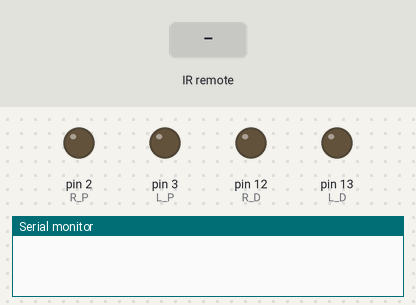
Recording of a sketch running on a simulated Arduino Uno, built with avr-gcc and run on an emulated ATmega328P. On the bench: output pins drawn as LEDs (lit = HIGH), the last lines printed to the serial monitor. The test bench sets the inputs (shaded band).

Above: at 1.2 s.
1.3 s: infrared code 0xFF629D received
At 2.5 s:
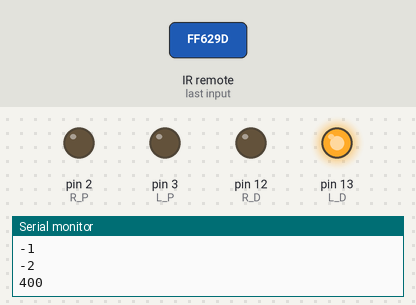
2.8 s: infrared code 0xFFA857 received
At 3.8 s:
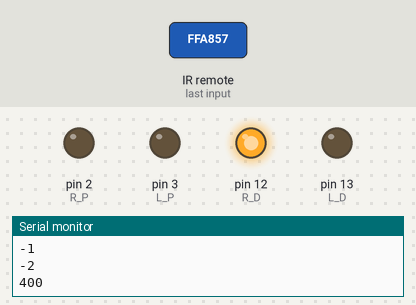
4.3 s: infrared code 0xFFC23D received
At 5.0 s:
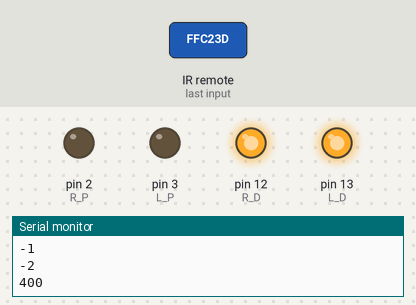
Timing chart, 0 to 7.3 s (numbered marks = the images above; inputs shaded):
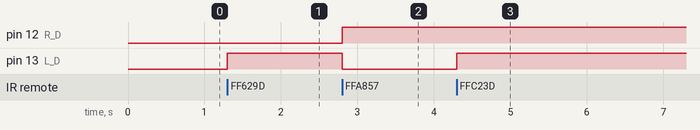

Measured:
- after the input at 1.3 s, pin 13 (L_D): LOW → HIGH at once
- after the input at 2.8 s, pin 12 (R_D): LOW → HIGH at once; pin 13 (L_D): HIGH → LOW at once
- after the input at 4.3 s, pin 13 (L_D): LOW → HIGH at once

The sketch:

motorlib_test.ino
```cpp
#include "Robot_Motion_Control.h"

#include <IRremoteInt.h>
#include <IRremote.h>

int ControlMode = 1;

int rcv = 10;

unsigned long volup = 16736925;
unsigned long voldown = 16754775;
unsigned long goleft= 1386468383;
unsigned long goright = 16761405;
unsigned long startstop = 16712445;

IRrecv irrecv(rcv);

decode_results results;

Motor_Mode test;
void setup()
{
Serial.begin(9600);
  pinMode(12, OUTPUT);
  pinMode(13, OUTPUT);
  pinMode(2, OUTPUT);
  pinMode(3, OUTPUT);
irrecv.enableIRIn();
//test.Turn_Left(500,6400);

}

void loop(){
 if(ControlMode == 1)
 {
  if(irrecv.decode(&results)){
    //if(results.value == volplus)
    switch(results.value)
    {
    case 16736925:
      {
      //Serial.println("Go Straight");
      test.set_wheel_mode(Forward);
      test.Motor_Run(500,800);
      break;
      }
    case 16754775:
      {
      //Serial.println("Go Back");
      test.set_wheel_mode(Backward);
      test.Motor_Run(500,800);
      break;
      }
    case 16720605:
      {
      //Serial.println("Turn Left");
      test.set_wheel_mode(LeftTurn);
      test.Motor_Run(500,800);
      break;
      }
    case 16761405:
      {
      //Serial.println("Turn Right");
      test.set_wheel_mode(RightTurn);
      test.Motor_Run(500,800);
      break;
      }
    case 16712445:
      {
      //Serial.println("Stop");

      break;
      }
    case 4294967295:
      {
      //Serial.println("Keep");
      //test.Motor_Run(500,800);
      break;
      }
    }

 // Serial.println(results.value);

  irrecv.resume();
  }
 }
}
```

Robot_Motion_Control.cpp
```cpp
#include "Robot_Motion_Control.h"
#include "Arduino.h"


	void Motor_Mode::Turn_Left(int dly, int pls)
	{
		set_wheel_mode(LeftTurn);
		Motor_Run(dly, pls);
	}
	void Motor_Mode::Turn_Right(int dly, int pls)
	{
		set_wheel_mode(RightTurn);
		Motor_Run(dly, pls);
	}
	void Motor_Mode::Go_Straight(int dly, int pls)
	{
		set_wheel_mode(Forward);
		Motor_Run(dly, pls);
	}
	void Motor_Mode::Go_Backward(int dly, int pls)
	{
		set_wheel_mode(Backward);
		Motor_Run(dly, pls);
	}
	void Motor_Mode::set_wheel_mode(Wheel_Mode motor_mode)
	{
		switch (motor_mode)
		{
		case Forward:
		{
			digitalWrite(R_D, LOW);
			digitalWrite(L_D, HIGH);
			break;
		}
		case Backward:
		{
			digitalWrite(R_D, HIGH);
			digitalWrite(L_D, LOW);
			break;
		}
		case LeftTurn:
		{
			digitalWrite(R_D, LOW);
			digitalWrite(L_D, LOW);
			break;
		}
		case RightTurn:
		{
			digitalWrite(R_D, HIGH);
			digitalWrite(L_D, HIGH);
			break;
		}
		default:
		{
			digitalWrite(R_D, LOW);
			digitalWrite(L_D, LOW);
		}
		}
	}
	void Motor_Mode::Motor_Run(int dly, int pls)
	{
		Run_Mode runmode;
		if ( pls < (Pulse_Rev << 1) )
		{
			runmode.Speed_Control(pls >> 1,Idle_Delay,dly);
			runmode.Speed_Control(pls >> 1,dly,Idle_Delay);
                        Serial.println(pls >> 1);
		}
		else
		{
			runmode.Speed_Control(Pulse_Rev, Idle_Delay, dly);
			runmode.Speed_Control(pls - (Pulse_Rev << 1),dly,dly);
			runmode.Speed_Control(Pulse_Rev, dly,Idle_Delay);
		}

	}


	void Run_Mode::Speed_Control(int pulse, int init_dly, int target_dly)
	{
		int AccK, ActualDelay=init_dly;
		AccK = (init_dly - target_dly)/pulse;
                Serial.println(AccK);
		AccK = AccK<0?AccK-1:AccK+1;
                Serial.println(AccK);
		while(pulse > 0)
		{
			send_pulse();
                        //Serial.println(pulse);
			delayMicroseconds(ActualDelay);
			ActualDelay -= AccK;
			pulse--;
			if((ActualDelay-init_dly)*(ActualDelay-target_dly) > 0) break;
		}
		while(pulse > 0)
		{
			send_pulse();
			delayMicroseconds(target_dly);
                        pulse--;
		}

	}
	void Run_Mode::send_pulse()
	{
		digitalWrite(R_P, HIGH);
		digitalWrite(L_P, HIGH);
		digitalWrite(R_P, LOW);
		digitalWrite(L_P, LOW);
	}


float Angle_to_Radius(float agl)
{

	return agl*myPi/180;
}
```

Robot_Motion_Control.h
```cpp
#define Pulse_Rev 1600
#define Wheel_Diameter 4
#define myPi 3.14
#define Wheel_Dist 10

#define R_P 2
#define R_D 12
#define L_P 3
#define L_D 13

#define AccCoef 10

const int Basic_Delay = 500;
const int Idle_Delay = Basic_Delay * 2;

enum Wheel_Mode {Forward, Backward, LeftTurn, RightTurn};

class Motor_Mode
{
	public:
	void Turn_Left(int, int);
	void Turn_Right(int, int);
	void Go_Straight(int, int);
	void Go_Backward(int, int);
	void set_wheel_mode(Wheel_Mode);
	void Motor_Run(int, int);
};

class Run_Mode
{
	public:
	void Speed_Control(int, int, int);
	void send_pulse();
};
```
